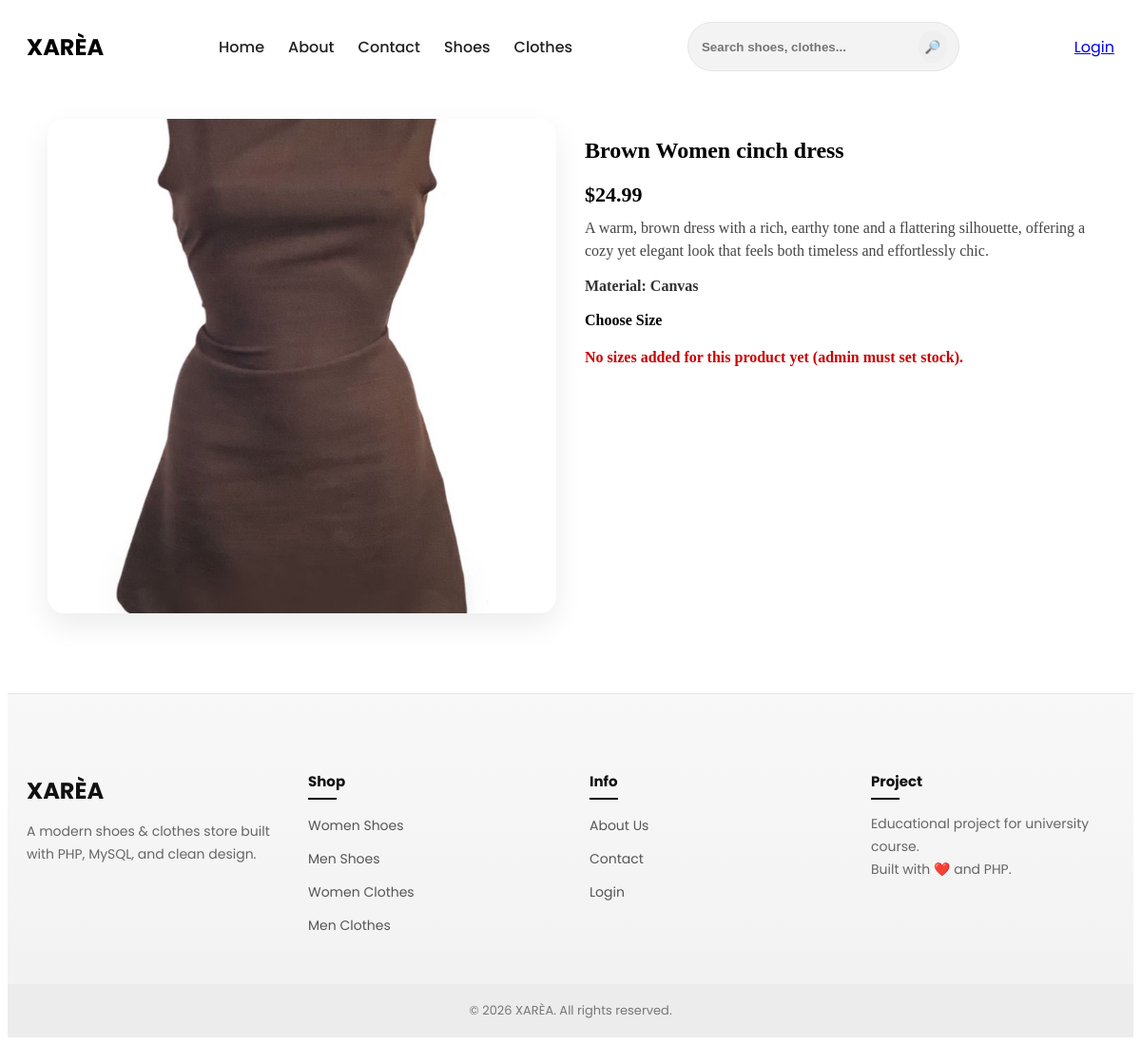
/public/index.php?page=product&id=14, run on the app's committed database.
### tables this page shows
CREATE TABLE `products` (
  `id` int(11) NOT NULL,
  `name` varchar(255) DEFAULT NULL,
  `description` text DEFAULT NULL,
  `price` decimal(10,2) DEFAULT NULL,
  `original_price` decimal(10,2) DEFAULT NULL,
  `discount_percent` int(11) DEFAULT 0,
  `category` enum('shoes','clothes') DEFAULT NULL,
  `gender` enum('men','women','kids') DEFAULT NULL,
  `image` varchar(255) DEFAULT NULL,
  `is_new` tinyint(1) DEFAULT 0,
  `is_offer` tinyint(1) DEFAULT 0,
  `created_at` timestamp NOT NULL DEFAULT current_timestamp(),
  `material` varchar(100) DEFAULT NULL
);

### app/controllers/ProductController.php (called while the page is built, shortened)
<?php
require_once __DIR__ . '/../models/Product.php';
class ProductController
{
    public function show()
    {
    require_once "../app/models/Product.php";
    $productModel = new Product();
    $id = (int)($_GET['id'] ?? 0);
    $product = $productModel->getById($id);
    $sizes = $productModel->getSizes($id);
    require "../app/views/products/show.php";
    }
}

### app/models/Product.php (called while the page is built, shortened)
<?php
require_once __DIR__ . '/../config/Database.php';
class Product {
    private $conn;
    public function __construct() {
        $db = new Database();
        $this->conn = $db->connect();
    }
    public function getById($id)
    {
        $stmt = $this->conn->prepare("SELECT * FROM products WHERE id = ?");
        $stmt->execute([$id]);
        return $stmt->fetch(PDO::FETCH_ASSOC);
    }
}

### app/config/Database.php (called while the page is built, shortened)
<?php
class Database {
    private $host = "localhost";
    private $db = "store_db";
    private $user = "root";
    private $pass = "";
    public function connect() {
        try {
            $this->conn = new PDO(
                "mysql:host={$this->host};dbname={$this->db}",
                $this->user,
                $this->pass
            );
            $this->conn->setAttribute(PDO::ATTR_ERRMODE, PDO::ERRMODE_EXCEPTION);
            return $this->conn;
        } catch (PDOException $e) {
            die("DB Error: " . $e->getMessage());
        }
    }
}

### app/views/products/show.php (the view, shortened to what this page needs)
<?php require "../app/views/layouts/header.php"; ?>
<div class="product-page">
    <div class="product-left">
        <img class="product-image"
             src="/store-system/public/uploads/<?= htmlspecialchars($product['image']) ?>"
             alt="<?= htmlspecialchars($product['name']) ?>">
    </div>
    <div class="product-right">
        <h2><?= htmlspecialchars($product['name']) ?></h2>
        <div class="product-price">
            $<?= number_format((float)$product['price'], 2) ?>
        </div>
        <?php if (!empty($product['description'])) : ?>
            <p class="product-desc"><?= nl2br(htmlspecialchars($product['description'])) ?></p>
        <?php endif; ?>
        <?php if (!empty($product['material'])) : ?>
            <p class="product-meta"><b>Material:</b> <?= htmlspecialchars($product['material']) ?></p>
        <?php endif; ?>
        <h4 style="margin-top:18px;">Choose Size</h4>
        <?php if (empty($sizes)) : ?>
            <p style="color:#c00;font-weight:600;">No sizes added for this product yet (admin must set stock).</p>
        <?php endif; ?>
    </div>
</div>
<?php require "../app/views/layouts/footer.php"; ?>

### public/css/style.css (style rules this page uses)
.product-price { font-size: 22px; font-weight: 800; }
.product-page { max-width: 1100px; margin: 35px auto; padding: 0 20px; display: grid; grid-template-columns: 1fr 1fr; gap: 30px; }
.product-image { width: 100%; height: 520px; object-fit: cover; border-radius: 18px; box-shadow: 0 12px 30px rgba(0,0,0,0.08); }
.product-desc { color:#444; line-height:1.5; margin-top:10px; }
.product-meta { margin-top: 10px; color: #333; font-weight: 600; }

### data on the page
products: image (picture), name "Brown Women cinch dress", price "24.99", description "A warm, brown dress with a rich, earthy tone and a flattering silhouette, offering a cozy yet elegant look that feels both timeless and effortlessly chic.", material "Canvas"
